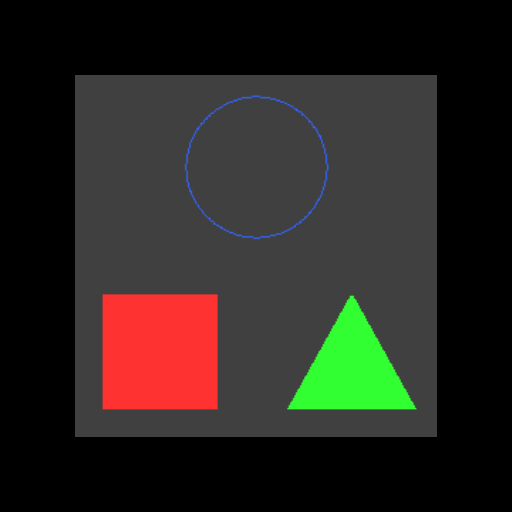

Write the Python code that produced this figure.
#!/usr/bin/env python

# Draw 2D shapes (box, triangle, circle) on a procedural image canvas
# using vtkImageCanvasSource2D.

# Factory overrides: importing these modules registers the OpenGL rendering
# and interaction style implementations for vtkRenderingCore factory classes.
import vtkmodules.vtkInteractionStyle  # noqa: F401
import vtkmodules.vtkRenderingOpenGL2  # noqa: F401
# VTK pipeline classes used in this example
from vtkmodules.vtkImagingSources import vtkImageCanvasSource2D
from vtkmodules.vtkInteractionStyle import vtkInteractorStyleImage
from vtkmodules.vtkRenderingCore import (
    vtkImageActor,
    vtkRenderWindow,
    vtkRenderWindowInteractor,
    vtkRenderer,
)

# Colors (normalized RGB)
black_rgb = (0.0, 0.0, 0.0)

# Source: create a 256x256 RGB canvas
canvas = vtkImageCanvasSource2D()
canvas.SetExtent(0, 255, 0, 255, 0, 0)
canvas.SetScalarTypeToUnsignedChar()
canvas.SetNumberOfScalarComponents(3)

# Fill the background with dark gray
canvas.SetDrawColor(64, 64, 64)
canvas.FillBox(0, 255, 0, 255)

# Draw a red filled box
canvas.SetDrawColor(255, 50, 50)
canvas.FillBox(20, 100, 20, 100)

# Draw a green filled triangle
canvas.SetDrawColor(50, 255, 50)
canvas.FillTriangle(150, 20, 240, 20, 195, 100)

# Draw a blue filled circle
canvas.SetDrawColor(50, 100, 255)
canvas.DrawCircle(128, 190, 50)

canvas.Update()

# Actor: display the canvas image
actor = vtkImageActor()
actor.GetMapper().SetInputConnection(canvas.GetOutputPort())

# Renderer: assemble the scene with parallel projection for 2D viewing
renderer = vtkRenderer()
renderer.AddActor(actor)
renderer.SetBackground(black_rgb)

# Window: display the rendered scene
render_window = vtkRenderWindow()
render_window.AddRenderer(renderer)
render_window.SetWindowName("canvas source2d")
render_window.SetMultiSamples(0)
render_window.SetSize(512, 512)

# Interactor: handle mouse and keyboard events with 2D image style
render_window_interactor = vtkRenderWindowInteractor()
interactor_style_image = vtkInteractorStyleImage()
render_window_interactor.SetInteractorStyle(interactor_style_image)
render_window_interactor.SetRenderWindow(render_window)

# Scene: configure parallel projection for 2D image viewing
renderer.ResetCamera()
renderer.GetActiveCamera().ParallelProjectionOn()

render_window_interactor.Initialize()
render_window_interactor.Start()
